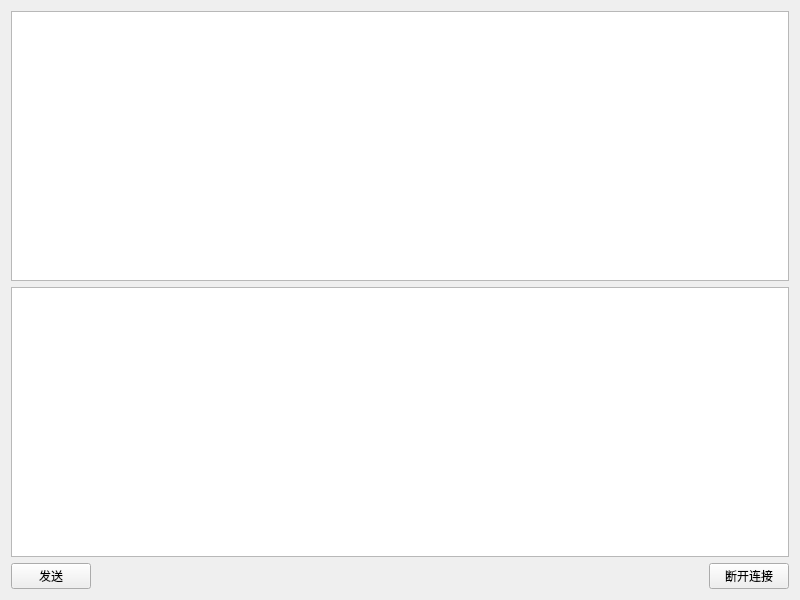
<?xml version="1.0" encoding="UTF-8"?>
<ui version="4.0">
 <class>server</class>
 <widget class="QWidget" name="server">
  <property name="geometry">
   <rect>
    <x>0</x>
    <y>0</y>
    <width>800</width>
    <height>600</height>
   </rect>
  </property>
  <property name="windowTitle">
   <string>server</string>
  </property>
  <layout class="QGridLayout" name="gridLayout">
   <item row="0" column="0" colspan="3">
    <widget class="QTextEdit" name="Read"/>
   </item>
   <item row="1" column="0" colspan="3">
    <widget class="QTextEdit" name="Write"/>
   </item>
   <item row="2" column="0">
    <widget class="QPushButton" name="Send">
     <property name="text">
      <string>发送</string>
     </property>
    </widget>
   </item>
   <item row="2" column="1">
    <spacer name="horizontalSpacer">
     <property name="orientation">
      <enum>Qt::Horizontal</enum>
     </property>
     <property name="sizeHint" stdset="0">
      <size>
       <width>617</width>
       <height>20</height>
      </size>
     </property>
    </spacer>
   </item>
   <item row="2" column="2">
    <widget class="QPushButton" name="Close">
     <property name="text">
      <string>断开连接</string>
     </property>
    </widget>
   </item>
  </layout>
 </widget>
 <resources/>
 <connections/>
</ui>
